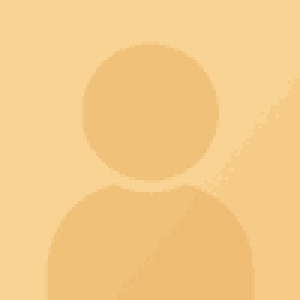
#> input picture output_data/Portrait_Placeholder.jpg.gif, 100 x 100 px (shown 3 times larger)
$ python -i party_generator.py   (imports and definitions only)   (older library calls are emulated)
#> lines starting #> are read from the running program, lines starting #| are printed output that depends on the picture
from PIL import Image
import numpy as np
import colorsys
import glob
from blend_modes import overlay, multiply
import itertools

colours = [
    '#ffd68c', '#8cff8c', '#8cffff', '#8cb5ff', '#d68cff', '#ff8cff',
]

def replace_color_with_transaprency(img, r, g, b):
    data = img.getdata()

    newData = []
    for item in data:
        if item[0] == r and item[1] == g and item[2] == b:
            newData.append((255, 255, 255, 0))
        else:
            newData.append(item)
    return newData

def replace_alpha_with_white(img):
    data = img.getdata()

    newData = []
    for item in data:
        if item[3] == 0:
            newData.append((255, 255, 255, 255))
        else:
            newData.append(item)
    return newData


def make_party_gif(filename):
#> called with filename = 'output_data/Portrait_Placeholder.jpg.gif'
    print(f'Processing {filename}')
    im = Image.open(filename).convert('LA').convert('RGBA')
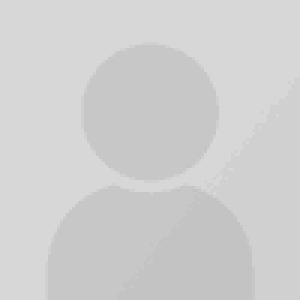
#> im: PIL image 100x100 RGBA (shown 3 times larger); mean R, G, B, A 207.4, 207.4, 207.4, 255

    basewidth = 100
    wpercent = (basewidth/float(im.size[0]))
#> wpercent = 1
    hsize = int((float(im.size[1])*float(wpercent)))
#> hsize = 100
    im = im.resize((basewidth,hsize), Image.ANTIALIAS)

    im.putdata(replace_color_with_transaprency(im, 255, 255, 255))
#> after the loop in replace_color_with_transaprency, `for item in data:`: newData = 10000 items, first 6: (215, 215, 215, 255), (215, 215, 215, 255), (215, 215, 215, 255), (215, 215, 215, 255), (215, 215, 215, 255), (215, 215, 215, 255)
    # im.putdata(replace_color_with_transaprency(im, 0, 0, 0))

    background_img = np.array(im)  # Inputs to blend_modes need to be numpy arrays.
    background_img_float = background_img.astype(float)  # Inputs to blend_modes need to be floats.

    frames = []
    for c in colours:
        layer = Image.new('RGBA', im.size, c)
        foreground_img = np.array(layer)
        foreground_img_float = foreground_img.astype(float)

        # Blend images
        opacity = 0.8
        blended_img_float = overlay(background_img_float, foreground_img_float, opacity)
        blended_img_float = multiply(blended_img_float, foreground_img_float, opacity)

        # Convert blended image back into PIL image
        blended_img = np.uint8(blended_img_float)
        blended_img_raw = Image.fromarray(blended_img)
        blended_img_raw.putdata(replace_alpha_with_white(blended_img_raw))
        frames.append(blended_img_raw)
#> this loop made 1 pass
#> pass 1, in make_party_gif, `layer = Image.new('RGBA', im.size, c)`:
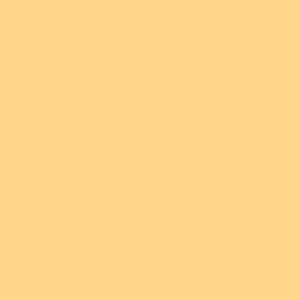
#> layer: PIL image 100x100 RGBA (shown 3 times larger); mean R, G, B, A 255, 214, 140, 255
#> after the loop, frames = []

    frames = frames + frames[::-1]

    # Save into a GIF file that loops forever
    print(f"Saving /output_data/{filename.split('/')[-1]}.gif")
    frames[0].save(
        f"/output_data/{filename.split('/')[-1]}.gif",
        format='GIF',
        append_images=frames[1:],
        save_all=True,
        duration=100,
        loop=0
    )

filetypes = [
    '*.jpg',
    '*.jpeg',
    '*.png',
]

# [3 lines not run here, left out]

#> (the run stopped early here; a loop or call above may not have finished)
